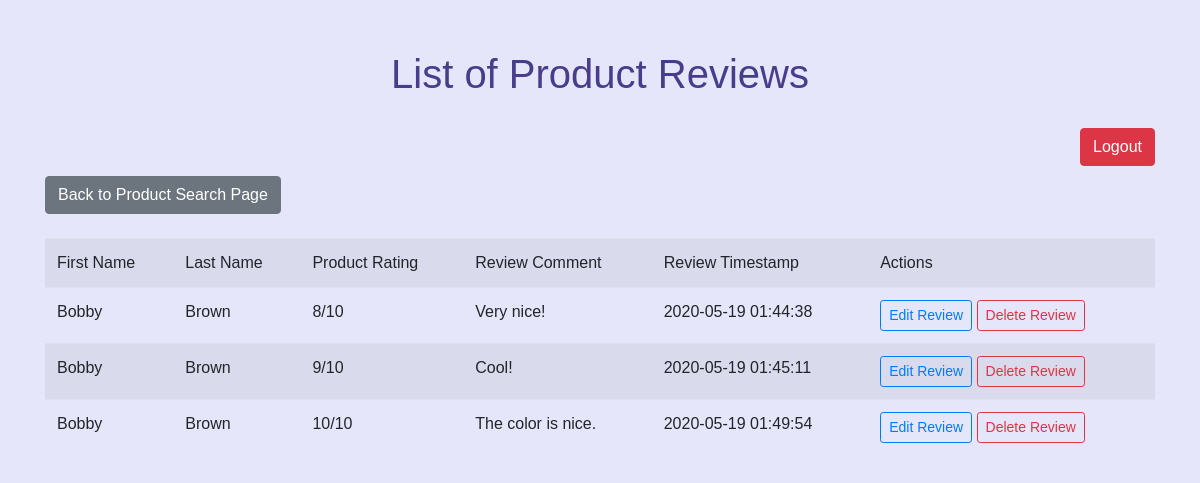
/review/index/69, run on the app's committed database.
### tables this page shows
CREATE TABLE `profile` (
  `profile_id` int(11) NOT NULL,
  `user_id` int(11) NOT NULL,
  `theme_id` int(11) NOT NULL,
  `first_name` varchar(30) NOT NULL,
  `last_name` varchar(40) NOT NULL,
  `email` varchar(30) NOT NULL,
  `phone_number` varchar(25) NOT NULL,
  `location` varchar(30) NOT NULL,
  `gender` varchar(10) NOT NULL,
  `user_type` varchar(7) NOT NULL
);

CREATE TABLE `review` (
  `review_id` int(11) NOT NULL,
  `customer_id` int(11) NOT NULL,
  `product_id` int(11) NOT NULL,
  `product_rating` varchar(10) NOT NULL,
  `review_comment` varchar(50) NOT NULL,
  `review_timestamp` timestamp NOT NULL DEFAULT current_timestamp() ON UPDATE current_timestamp()
);

### app/controllers/ReviewController.php (called while the page is built, shortened)
<?php
class ReviewController extends Controller
{
    public function index($product_id)
    {
        $user_id = (string)$_SESSION['user_id'];
        $reviews = $this->model('Review')->getReviewsForProduct($_SESSION['product_id']);
        $profiles = $this->model('Profile')->getSellersAndProducts();
        $theProfile = $this->model('Profile')->findProfile($user_id);
        $this->view('review/index', ['reviews' => $reviews, 'profiles' => $profiles, 'theProfile' => $theProfile]);
    }
}
?>

### app/core/App.php (called while the page is built, shortened)
<?php
class App
{
    var $method = 'index';
    public function __construct()
    {
        $url = $this->parseURL();
        if (isset($url[0]) && file_exists('app/controllers/' . $url[0] . 'Controller.php')) {
            unset($url[0]);
        }
        $this->controller = new $this->controller();
        if (isset($url[1]) && method_exists($this->controller, $url[1])) {
            $this->method = $url[1];
            unset($url[1]);
        }
        $this->params = $url ? array_values($url) : [];
        call_user_func_array([$this->controller, $this->method], $this->params);
    }
    private function parseURL()
    {
        if (isset($_GET['url'])) {
            return explode('/', filter_var(rtrim($_GET['url'], '/'), FILTER_SANITIZE_URL));
        }
    }
}
?>

### index.php (called while the page is built, shortened)
<?php
    new App();
?>

### app/models/Profile.php (called while the page is built, shortened)
<?php
class Profile extends Model
{
    public function getSellersAndProducts()
    {
        $SQL = 'SELECT * FROM Profile profile
                   INNER JOIN Product product
                           ON profile.profile_id = product.seller_id';
        $stmt = self::$_connection->prepare($SQL);
        $stmt->execute();
        $stmt->setFetchMode(PDO::FETCH_CLASS, 'Profile');
        return $stmt->fetchAll();
    }
}
?>

### app/models/Review.php (called while the page is built, shortened)
<?php
class Review extends Model
{
    public function getReviewsForProduct($product_id)
    {
        $SQL = 'SELECT * FROM Review WHERE product_id = :product_id';
        $stmt = self::$_connection->prepare($SQL);
        $stmt->execute(['product_id' => $product_id]);
        $stmt->setFetchMode(PDO::FETCH_CLASS, 'Review');
        return $stmt->fetchAll();
    }
}
?>

### app/views/review/index.php (the view, shortened to what this page needs)
<!doctype html>
<html lang="en">
<head>
    <link rel="stylesheet" href="https://stackpath.bootstrapcdn.com/bootstrap/4.4.1/css/bootstrap.min.css"
>
</head>
<body>
<div class='container'>
    <h1>List of Product Reviews</h1>
    <a href='/login/logout' class="btn btn-danger" style="float: right;">Logout</a><br/><br/>
    <a href='/home/search' class='btn btn-secondary'>Back to Product Search Page</a><br/><br/>
    <table class='table table-striped'>
        <tr>
            <td>First Name</td>
            <td>Last Name</td>
            <td>Product Rating</td>
            <td>Review Comment</td>
            <td>Review Timestamp</td>
            <td>Actions</td>
        </tr>
        <?php
        foreach ($data['reviews'] as $review) {
            foreach ($data['profiles'] as $profile) {
                echo "<tr><td>$profile->first_name</td><td>$profile->last_name</td></td>";
                echo "<td>$review->product_rating</td><td>$review->review_comment</td><td>$review->review_timestamp</td>
                             <td><a href='/review/edit/$review->review_id' class='btn btn-outline-primary btn-sm'>Edit Review</a>
                             <a href='/review/delete/$review->review_id' class='btn btn-outline-danger btn-sm'>Delete Review</a>
                             </td></tr>";
                break;
            }
        }
        ?>
    </table>
</div>
</body>
</html>

### app/views/review/index.php (style rules this page uses)
h1 { color: darkslateblue; margin-top: 50px; margin-bottom: 30px; height: 100%; display: flex; align-items: center; justify-content: center; }
body { background-color: lavender; font-family: Helvetica, sans-serif; }

### data on the page
review: product_rating "8/10", review_comment "Very nice!", review_timestamp "2020-05-19 01:44:38"
profile: first_name "Bobby", last_name "Brown"
review: product_rating "9/10", review_comment "Cool!", review_timestamp "2020-05-19 01:45:11"
review: product_rating "10/10", review_comment "The color is nice.", review_timestamp "2020-05-19 01:49:54"
